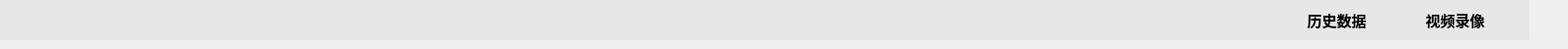
    <widget class="QWidget" name="tab_4">
     <attribute name="icon">
      <iconset>
       <normaloff>icon/social_round_buffer_128px_1196624_easyicon.net.ico</normaloff>icon/social_round_buffer_128px_1196624_easyicon.net.ico</iconset>
     </attribute>
     <attribute name="title">
      <string>数据库</string>
     </attribute>
     <widget class="QLabel" name="label_49">
      <property name="geometry">
       <rect>
        <x>-30</x>
        <y>0</y>
        <width>1581</width>
        <height>41</height>
       </rect>
      </property>
      <property name="styleSheet">
       <string notr="true">background-color: rgb(220,220,220,100);</string>
      </property>
      <property name="text">
       <string/>
      </property>
     </widget>
     <widget class="QPushButton" name="pushButton_12">
      <property name="geometry">
       <rect>
        <x>1420</x>
        <y>0</y>
        <width>111</width>
        <height>41</height>
       </rect>
      </property>
      <property name="font">
       <font>
        <family>幼圆</family>
        <pointsize>11</pointsize>
        <weight>75</weight>
        <bold>true</bold>
       </font>
      </property>
      <property name="text">
       <string>视频录像</string>
      </property>
      <property name="flat">
       <bool>true</bool>
      </property>
     </widget>
     <widget class="QPushButton" name="pushButton_13">
      <property name="geometry">
       <rect>
        <x>1300</x>
        <y>0</y>
        <width>111</width>
        <height>41</height>
       </rect>
      </property>
      <property name="font">
       <font>
        <family>幼圆</family>
        <pointsize>11</pointsize>
        <weight>75</weight>
        <bold>true</bold>
       </font>
      </property>
      <property name="text">
       <string>历史数据</string>
      </property>
      <property name="flat">
       <bool>true</bool>
      </property>
     </widget>
    </widget>
